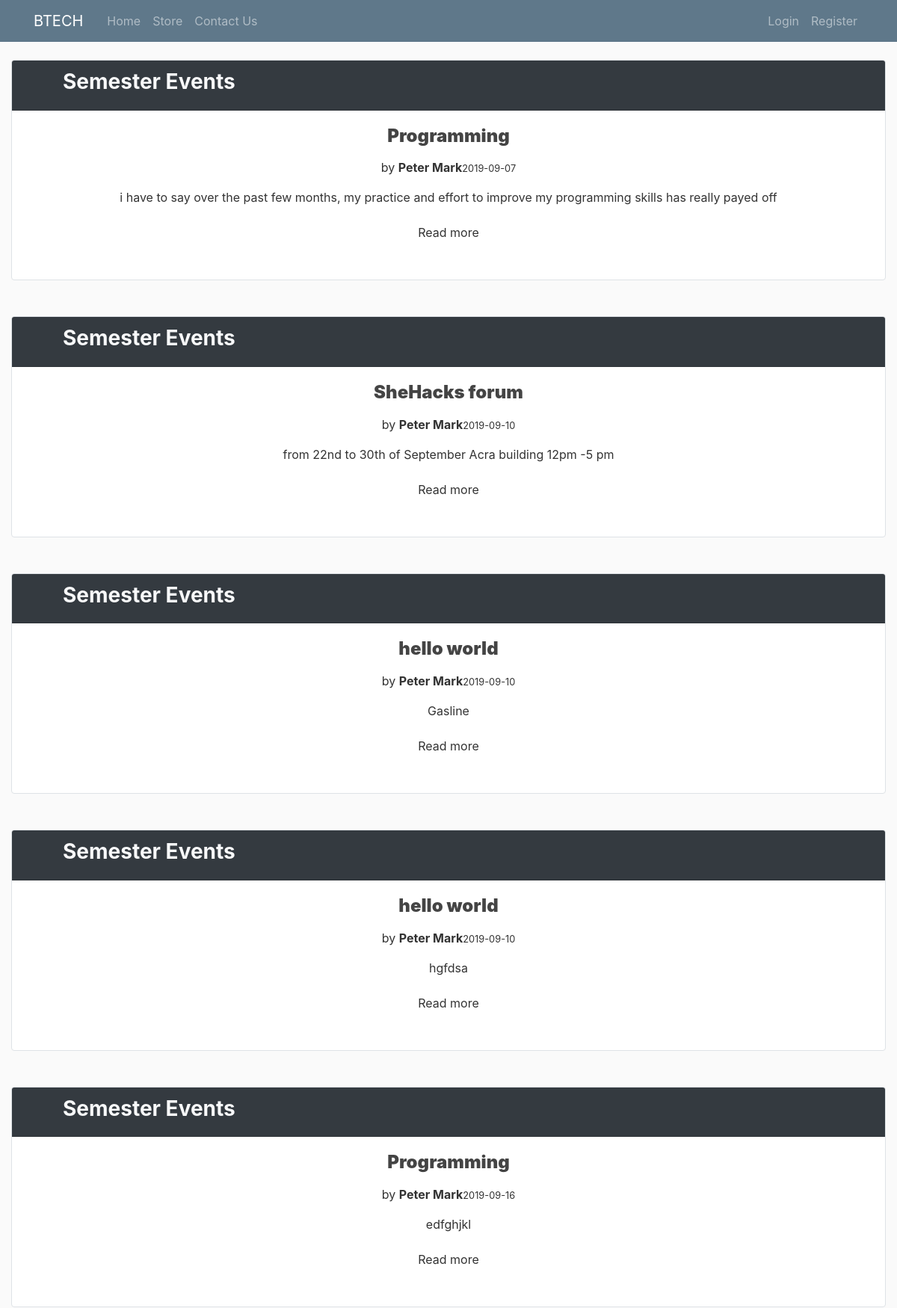
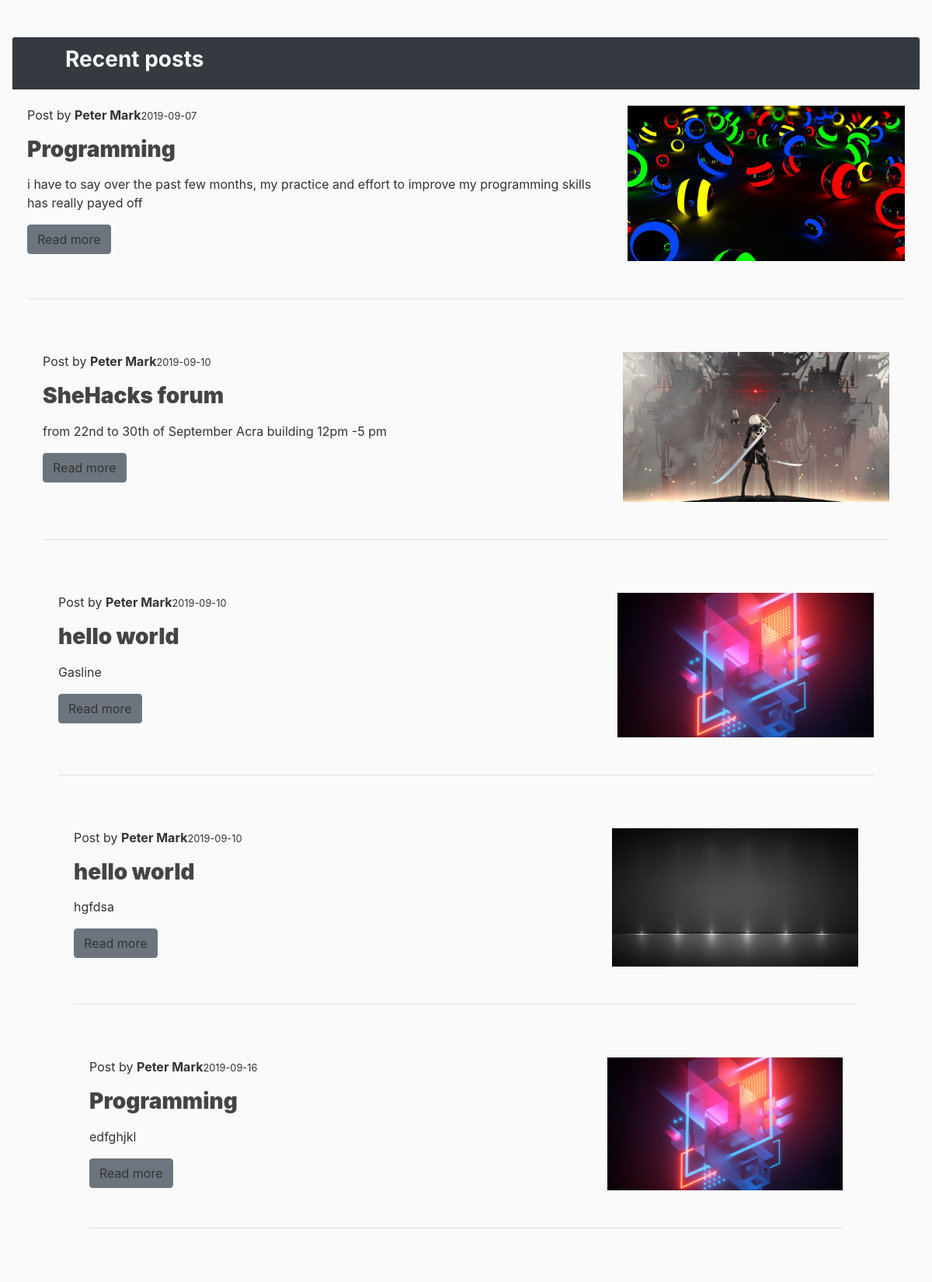
Screenshot of /homepage (upper part) with the database file from the repository (2 pictures, top to bottom).
### btech/models.py (models this page shows, shortened)
class Post(db.Model):
	id = db.Column(db.Integer, primary_key = True, autoincrement = True)
	title = db.Column(db.String(20), nullable=False)
	bimage  = db.Column(db.String(120), nullable=True)
	date_posted = db.Column(db.DateTime, nullable=False, default=datetime.utcnow)
	content = db.Column(db.Text, nullable=False)
	is_event = db.Column(db.Boolean, default=False)
	user_id = db.Column(db.Integer, db.ForeignKey('user.id'), nullable=False)

class User(db.Model, UserMixin):
	id = db.Column(db.Integer, primary_key = True, autoincrement = True)
	surname = db.Column(db.String(20), nullable=True)
	other_names = db.Column(db.String(40), nullable=True)
	username = db.Column(db.String(20), nullable=True)
	email = db.Column(db.String(120), unique=True, nullable=False)
	reg_number = db.Column(db.String(40), unique=True)
	course_id = db.Column(db.String(20), nullable=True)
	level = db.Column(db.Integer, nullable=True)
	password = db.Column(db.String(60), nullable=False)
	is_admin = db.Column(db.Boolean, default=False)
	requests = db.relationship('Request', backref='name', lazy=True)
	posts = db.relationship('Post', backref='author', lazy=True)

### btech/routes.py (the view)
@app.route("/homepage")
def homepage():
	posts = Post.query.all()
	return render_template('home.html',posts=posts)

### btech/templates/home.html (shortened to what this page needs)
{% extends "layout.html" %}
{% block content %}
	{% for post in posts %}
		<section class="text-center my-5 ">
			<div class="card border border-bottom py2 ">
				<div class="card-header bg-dark">
					<h3 class="float-left ml-5 font-weight-bold text-light ">Semester Events</h>
				</div>
			  <div class="card-body">
				  <div class="row">
				    <div class="mr-auto ml-auto">
				      <div class="view overlay rounded z-depth-2 mb-4">
				        <div class="img-fluid" id="event" alt="Sample image">
					        <h4 class="font-weight-bold mb-3"><strong>{{ post.title }}</strong></h4>
						    <p>by <a class="font-weight-bold">{{ post.author.username }}</a><small>{{ post.date_posted.strftime('%Y-%m-%d') }}</small></p>
						    <p class="dark-grey-text">{{ post.content }}</p>
						    <a class="btn btn-pink btn-rounded btn-md">Read more</a>
						</div>
				      </div>
				    </div>
				  </div>
				</div>
			</div>
		</section>
	{% endfor %}
	<div class="card border border-bottom py2">
		<div class="card-header bg-dark">
			<h3 class="float-left font-weight-bold ml-5 text-light">Recent posts</h3>
		</div>
	</div>
		{% for post in posts %}
		  	<div class="card-body">
			  <div class="row">
			    <div class="col-lg-7 col-xl-8">
			      <p>Post by <a class="font-weight-bold">{{ post.author.username }}</a><small>{{ post.date_posted.strftime('%Y-%m-%d') }}</small></p>
			      <h3 class="font-weight-bold mb-3"><strong>{{ post.title }}</strong></h3>
			      <p class="dark-grey-text">{{ post.content }}</p>
			      <a class="btn btn-secondary btn-md">Read more</a>
			    </div>
			    <div class="col-lg-5 col-xl-4">
			      <div class="view overlay rounded z-depth-1-half mb-lg-0 mb-4">
			        <img class="img-fluid" src="{{ url_for('static', filename='blog_image/' + post.bimage) }}" alt="Sample image">
			      </div>
			    </div>
			  </div>
			  <hr class="my-5">
		{% endfor %}
{% endblock content %}

### btech/templates/layout.html (shortened to what this page needs)
<!DOCTYPE html>
<html>
<head>
    <link rel="stylesheet" href="https://maxcdn.bootstrapcdn.com/bootstrap/4.0.0/css/bootstrap.min.css">
    <link rel="stylesheet" type="text/css" href="{{ url_for('static', filename='style.css') }}">
</head>
<body>
  <nav class="navbar navbar-expand-md navbar-dark bg-steel mb-0 fixed-top">
    <div class="container">
      <a class="navbar-brand mr-4" href="/">BTECH</a>
      <div class="collapse navbar-collapse" id="navbarToggle">
        <div class="navbar-nav mr-auto">
          <a class="nav-item nav-link" href="{{ url_for('homepage') }}">Home</a>
          <a class="nav-item nav-link" href="{{ url_for('store') }}">Store</a>
          <a class="nav-item nav-link" href="{{ url_for('contact_us') }}">Contact Us</a>
        </div>
         <div class="navbar-nav">
            {% if current_user.is_authenticated %}
            <a class="nav-item nav-link" href="{{ url_for('logout') }}">Logout</a>
            {% else %}
            <a class="nav-item nav-link" href="{{ url_for('login') }}">Login</a>
            <a class="nav-item nav-link" href="{{ url_for('register') }}">Register</a>
            {% endif %}
          </div>
      </div>
    </div>
  </nav>
    <main role="main" class=" col-12 ml-auto mr-auto">
        <div >
          {% block content %}{% endblock %}
        </div>
    </main>
</body>
</html>

### btech/static/style.css (style rules this page uses)
body { background: #fafafa; color: #333333; margin-top: 5rem; height: 100%; }
h1, h2, h3, h4, h5, h6 { color: #444444; }
.bg-steel { background-color: #5f788a; }
#event { background-image: url(https://mdbootstrap.com/img/Photos/Others/images/81.jpg) -webkit-background-size: cover; -moz-background-size: cover; -o-background-size: cover; background-size: cover; }

### rows the page displays
Post: title "Programming", author.username "Peter Mark", date_posted "2019-09-07", content "i have to say over the past few months, my practice and effort to improve my programming skills has really payed off", bimage (picture)
Post: title "SheHacks forum", author.username "Peter Mark", date_posted "2019-09-10", content "from 22nd to 30th of September Acra building 12pm -5 pm", bimage (picture)
Post: title "hello world", author.username "Peter Mark", date_posted "2019-09-10", content "Gasline", bimage (picture)
Post: title "hello world", author.username "Peter Mark", date_posted "2019-09-10", content "hgfdsa", bimage (picture)
Post: title "Programming", author.username "Peter Mark", date_posted "2019-09-16", content "edfghjkl", bimage (picture)
